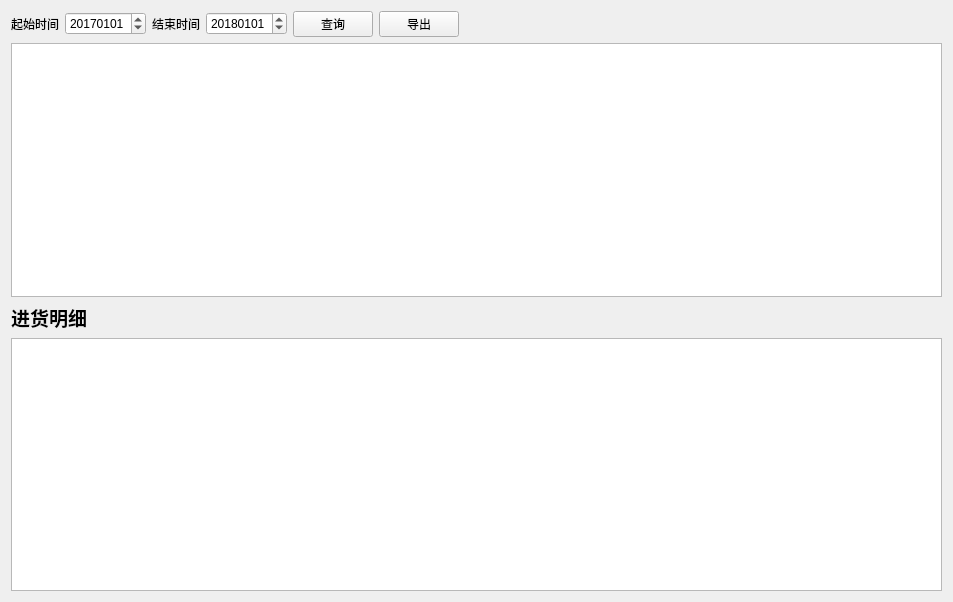
<?xml version="1.0" encoding="UTF-8"?>
<ui version="4.0">
 <class>BuyInfoMonitor</class>
 <widget class="QWidget" name="BuyInfoMonitor">
  <property name="geometry">
   <rect>
    <x>0</x>
    <y>0</y>
    <width>953</width>
    <height>602</height>
   </rect>
  </property>
  <property name="windowTitle">
   <string>Form</string>
  </property>
  <layout class="QVBoxLayout" name="verticalLayout">
   <item>
    <layout class="QHBoxLayout" name="horizontalLayout">
     <item>
      <widget class="QLabel" name="label">
       <property name="text">
        <string>起始时间</string>
       </property>
      </widget>
     </item>
     <item>
      <widget class="QDateEdit" name="start_date">
       <property name="dateTime">
        <datetime>
         <hour>0</hour>
         <minute>0</minute>
         <second>0</second>
         <year>2017</year>
         <month>1</month>
         <day>1</day>
        </datetime>
       </property>
       <property name="displayFormat">
        <string>yyyyMMdd</string>
       </property>
      </widget>
     </item>
     <item>
      <widget class="QLabel" name="label_2">
       <property name="text">
        <string>结束时间</string>
       </property>
      </widget>
     </item>
     <item>
      <widget class="QDateEdit" name="end_date">
       <property name="dateTime">
        <datetime>
         <hour>0</hour>
         <minute>0</minute>
         <second>0</second>
         <year>2018</year>
         <month>1</month>
         <day>1</day>
        </datetime>
       </property>
       <property name="displayFormat">
        <string>yyyyMMdd</string>
       </property>
      </widget>
     </item>
     <item>
      <widget class="QPushButton" name="pushButton">
       <property name="text">
        <string>查询</string>
       </property>
      </widget>
     </item>
     <item>
      <widget class="QPushButton" name="export">
       <property name="text">
        <string>导出</string>
       </property>
      </widget>
     </item>
     <item>
      <spacer name="horizontalSpacer">
       <property name="orientation">
        <enum>Qt::Horizontal</enum>
       </property>
       <property name="sizeHint" stdset="0">
        <size>
         <width>40</width>
         <height>20</height>
        </size>
       </property>
      </spacer>
     </item>
    </layout>
   </item>
   <item>
    <widget class="QTableView" name="summary_table">
     <property name="selectionBehavior">
      <enum>QAbstractItemView::SelectRows</enum>
     </property>
     <attribute name="verticalHeaderVisible">
      <bool>false</bool>
     </attribute>
     <attribute name="verticalHeaderHighlightSections">
      <bool>false</bool>
     </attribute>
    </widget>
   </item>
   <item>
    <layout class="QHBoxLayout" name="horizontalLayout_2">
     <item>
      <widget class="QLabel" name="label_3">
       <property name="font">
        <font>
         <pointsize>14</pointsize>
         <weight>75</weight>
         <bold>true</bold>
        </font>
       </property>
       <property name="text">
        <string>进货明细</string>
       </property>
      </widget>
     </item>
     <item>
      <spacer name="horizontalSpacer_2">
       <property name="orientation">
        <enum>Qt::Horizontal</enum>
       </property>
       <property name="sizeHint" stdset="0">
        <size>
         <width>40</width>
         <height>20</height>
        </size>
       </property>
      </spacer>
     </item>
    </layout>
   </item>
   <item>
    <widget class="QTableView" name="detail_table">
     <property name="selectionBehavior">
      <enum>QAbstractItemView::SelectRows</enum>
     </property>
     <attribute name="horizontalHeaderStretchLastSection">
      <bool>false</bool>
     </attribute>
    </widget>
   </item>
  </layout>
 </widget>
 <resources/>
 <connections/>
</ui>
